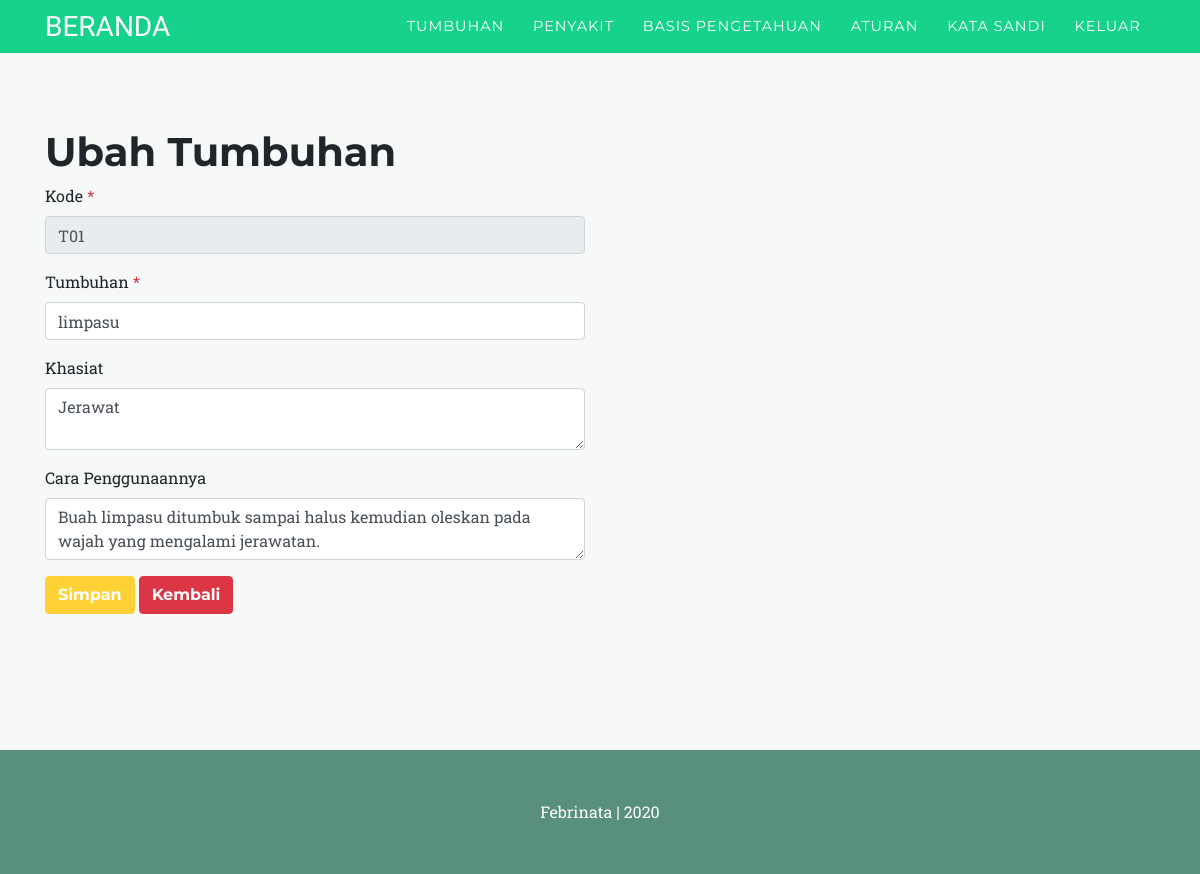
The page /index.php?m=tumbuhan_ubah&ID=T01 (signed in) on the database its author committed.
### tables this page shows
CREATE TABLE `tumbuhan` (
  `kode_tumbuhan` varchar(16) NOT NULL,
  `nama_tumbuhan` varchar(255) DEFAULT NULL,
  `khasiat` text DEFAULT NULL,
  `solusi` text DEFAULT NULL
);

### bahasa_indonesia.php (called while the page is built, shortened)
<?php
$lang_menu_tumbuhan = "Tumbuhan";
$lang_menu_khasiat = "Khasiat";
$lang_menu_ubahhama = "Ubah Tumbuhan";
$lang_menu_carapenggunaan = "Cara Penggunaannya";
$lang_menu_kode = "Kode";
$lang_menu_simpan = "Simpan";
$lang_menu_kembali = "Kembali";
?>

### functions.php (called while the page is built, shortened)
<?php
$config["server"]='localhost';
$config["username"]='root';
$config["password"]='';
$config["database_name"]='dbtum';
include'includes/db.php';
$db = new DB($config['server'], $config['username'], $config['password'], $config['database_name']);
include'includes/general.php';

### includes/db.php (called while the page is built, shortened)
<?php
class DB{
    var $conn = null;
    public function __construct($host, $username, $passwd, $dbname){
        $this->conn = mysqli_connect($host, $username, $passwd, $dbname);
    }
    public function query($sql){
        $query = mysqli_query($this->conn, $sql) or die('<pre>Error mysqli_query: ' . mysqli_error($this->conn) . '<br />' . $sql . '</pre>');
        return $query;
    }
    public function get_row($sql){
        $query = $this->query($sql);
        return mysqli_fetch_object($query);
    }
}

### includes/general.php (called while the page is built, shortened)
<?php
function set_value($key = null, $default = null){
    return $default;
}

### tumbuhan_ubah.php (the view, shortened to what this page needs)
<?php
    $row = $db->get_row("SELECT * FROM tumbuhan WHERE kode_tumbuhan='$_GET[ID]'");
?>
<br><br>
<br>
<div class="page-header">
    <h1><?php echo $lang_menu_ubahhama;?></h1>
</div>
<div class="row">
    <div class="col-sm-6">
        <form method="post">
            <div class="form-group">
                <label><?php echo $lang_menu_kode;?> <span class="text-danger">*</span></label>
                <input class="form-control" type="text" name="kode" readonly="readonly" value="<?=$row->kode_tumbuhan?>"/>
            </div>
            <div class="form-group">
                <label><?php echo $lang_menu_tumbuhan;?> <span class="text-danger">*</span></label>
                <input class="form-control" type="text" name="nama" value="<?=set_value('nama', $row->nama_tumbuhan)?>"/>
            </div>
            <div class="form-group">
                <label><?php echo $lang_menu_khasiat;?> </label>
                <textarea class="form-control" name="khasiat"><?=set_value('khasiat', $row->khasiat)?></textarea>
            </div>
            <div class="form-group">
                <label><?php echo $lang_menu_carapenggunaan;?> </label>
                <textarea class="form-control" name="solusi"><?=set_value('solusi', $row->solusi)?></textarea>
            </div>
            <div class="form-group">
                <button class="btn btn-primary"><span class="glyphicon glyphicon-save"></span> <?php echo $lang_menu_simpan;?></button>
                <a class="btn btn-danger" href="?m=tumbuhan"><span class="glyphicon glyphicon-arrow-left"></span> <?php echo $lang_menu_kembali;?></a>
            </div>
        </form>
    </div>
</div>

### biodata/css/modern-business.css (style rules this page uses)
body { padding-top: 56px; }

### rows shown on the page
tumbuhan: kode "T01", nama "limpasu", khasiat "Jerawat", solusi "Buah limpasu ditumbuk sampai halus kemudian oleskan pada wajah yang mengalami jerawatan."

### other values the page prints
$lang_judul "BERANDA"
$lang_menu_pest "TUMBUHAN"
$lang_menu_indication "PENYAKIT"
$lang_menu_knowledgebased "BASIS PENGETAHUAN"
$lang_menu_rules "ATURAN"
$lang_menu_password "KATA SANDI"
$lang_menu_logout "KELUAR"
$lang_menu_ubahhama "Ubah Tumbuhan"
$lang_menu_kode "Kode"
$lang_menu_tumbuhan "Tumbuhan"
$lang_menu_khasiat "Khasiat"
$lang_menu_carapenggunaan "Cara Penggunaannya"
$lang_menu_simpan "Simpan"
$lang_menu_kembali "Kembali"
$lang_menu_footer "Febrinata | 2020"
